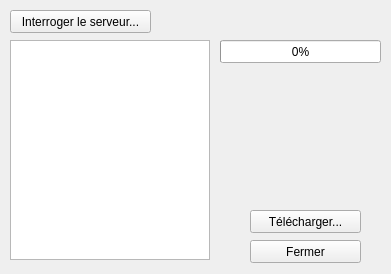
<?xml version="1.0" encoding="UTF-8"?>
<ui version="4.0">
 <class>Telecharger</class>
 <widget class="QMainWindow" name="Telecharger">
  <property name="geometry">
   <rect>
    <x>0</x>
    <y>0</y>
    <width>391</width>
    <height>274</height>
   </rect>
  </property>
  <property name="sizePolicy">
   <sizepolicy hsizetype="Fixed" vsizetype="Fixed">
    <horstretch>0</horstretch>
    <verstretch>0</verstretch>
   </sizepolicy>
  </property>
  <property name="minimumSize">
   <size>
    <width>391</width>
    <height>274</height>
   </size>
  </property>
  <property name="maximumSize">
   <size>
    <width>391</width>
    <height>274</height>
   </size>
  </property>
  <property name="font">
   <font/>
  </property>
  <property name="windowTitle">
   <string>Téléchargement de fichiers</string>
  </property>
  <property name="windowIcon">
   <iconset resource="resources.qrc">
    <normaloff>:/resources/icone.ico</normaloff>:/resources/icone.ico</iconset>
  </property>
  <widget class="QWidget" name="centralwidget">
   <widget class="QPushButton" name="interrogerServeur">
    <property name="geometry">
     <rect>
      <x>10</x>
      <y>10</y>
      <width>141</width>
      <height>23</height>
     </rect>
    </property>
    <property name="font">
     <font/>
    </property>
    <property name="text">
     <string>Interroger le serveur...</string>
    </property>
   </widget>
   <widget class="QListWidget" name="listeFichiers">
    <property name="geometry">
     <rect>
      <x>10</x>
      <y>40</y>
      <width>200</width>
      <height>220</height>
     </rect>
    </property>
    <property name="font">
     <font/>
    </property>
    <property name="mouseTracking">
     <bool>true</bool>
    </property>
    <property name="horizontalScrollBarPolicy">
     <enum>Qt::ScrollBarAlwaysOff</enum>
    </property>
   </widget>
   <widget class="QProgressBar" name="barreProgression">
    <property name="geometry">
     <rect>
      <x>220</x>
      <y>40</y>
      <width>161</width>
      <height>23</height>
     </rect>
    </property>
    <property name="font">
     <font/>
    </property>
    <property name="value">
     <number>0</number>
    </property>
    <property name="alignment">
     <set>Qt::AlignCenter</set>
    </property>
    <property name="format">
     <string notr="true">%p%</string>
    </property>
   </widget>
   <widget class="QPushButton" name="telecharger">
    <property name="geometry">
     <rect>
      <x>250</x>
      <y>210</y>
      <width>111</width>
      <height>23</height>
     </rect>
    </property>
    <property name="font">
     <font/>
    </property>
    <property name="text">
     <string>Télécharger...</string>
    </property>
   </widget>
   <widget class="QPushButton" name="fermer">
    <property name="geometry">
     <rect>
      <x>250</x>
      <y>240</y>
      <width>111</width>
      <height>23</height>
     </rect>
    </property>
    <property name="font">
     <font/>
    </property>
    <property name="text">
     <string>Fermer</string>
    </property>
   </widget>
  </widget>
 </widget>
 <resources>
  <include location="resources.qrc"/>
 </resources>
 <connections/>
</ui>
